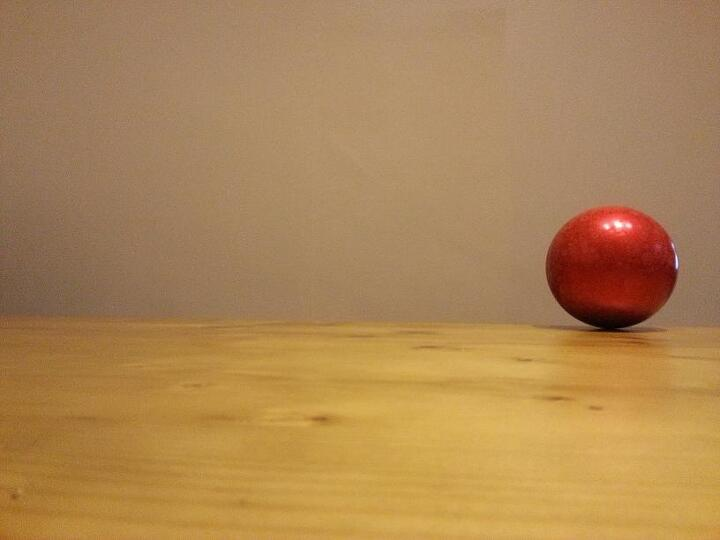
#> input picture binary/red_ball.jpg, 720 x 540 px
$ python binary.py
#> lines starting #> are read from the running program, lines starting #| are printed output that depends on the picture; after the words box and inside, x2 and y2 are one past the last pixel; in counts of white or black regions, pixels touching at a corner belong together
import cv2

def nothing(x):
    pass

cv2.namedWindow('Binary')
cv2.createTrackbar('threshold','Binary',0,255,nothing)
cv2.setTrackbarPos('threshold','Binary',127)

img_color = cv2.imread('red_ball.jpg',cv2.IMREAD_COLOR)
#> img_color is the input picture: shape (540, 720, 3); mean B, G, R 84.8, 133.7, 173.2

cv2.imshow('Color',img_color)
cv2.waitKey(0)

img_gray =cv2.cvtColor(img_color,cv2.COLOR_BGR2GRAY)
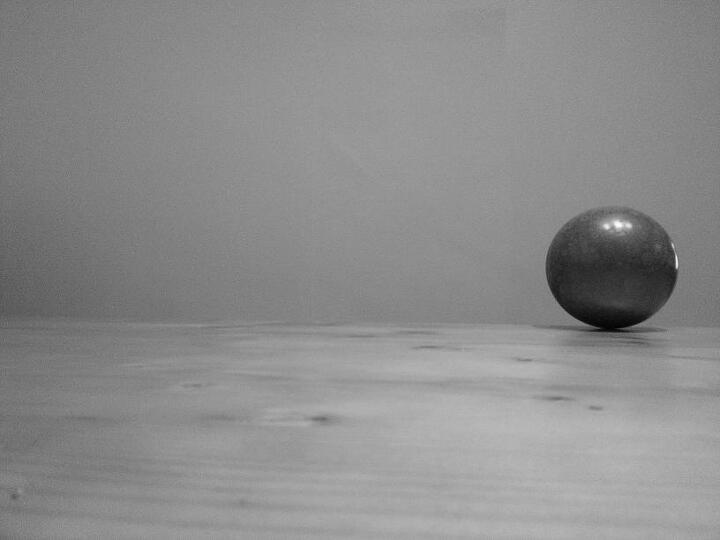
#> img_gray: shape (540, 720); min 2, max 252, mean 139.9

cv2.imshow('Gray',img_gray)
cv2.waitKey(0)

while(True):
    low = cv2.getTrackbarPos('threshold','Binary')
    ret, img_binary = cv2.threshold(img_gray,low,225,cv2.THRESH_BINARY_INV)
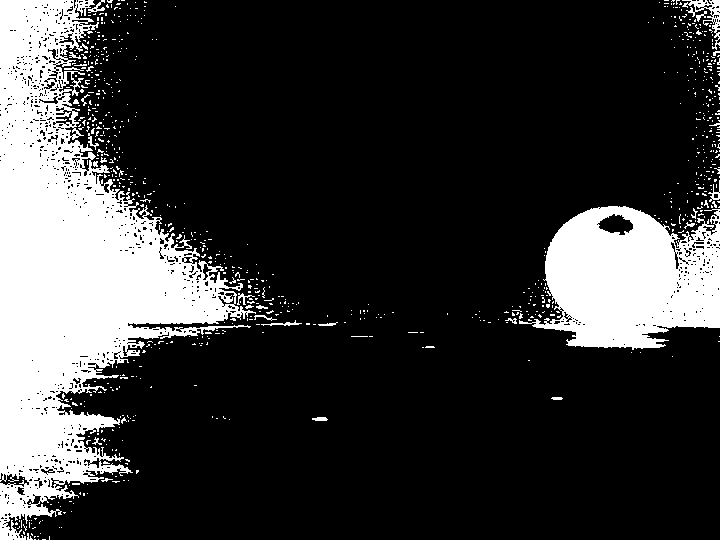
#> img_binary: shape (540, 720); values 0 (black) and 225 (white), 20.7% white; 802 white regions (774 under 20 px), largest, box (x1, y1, x2, y2) and area: (0, 0, 256, 540) 56795, (519, 206, 720, 350) 19299, (682, 0, 720, 50) 479
#> ret = 127
    cv2.imshow('Binary',img_binary)

    img_result = cv2.bitwise_and(img_color,img_color,mask =img_binary)
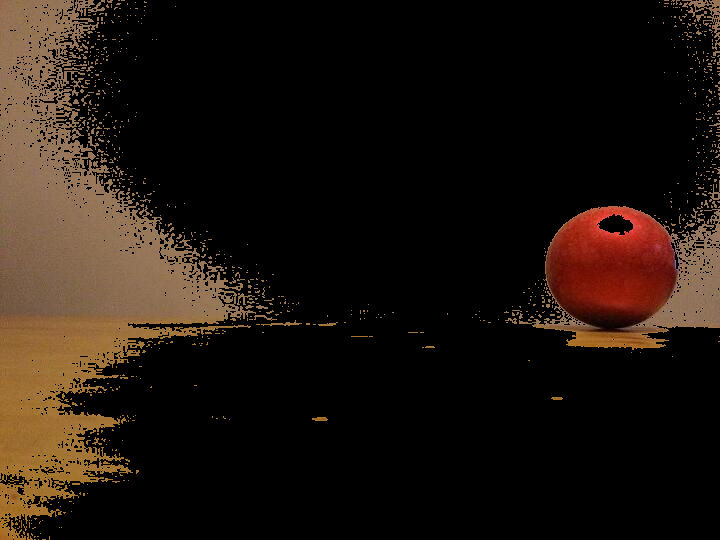
#> img_result: shape (540, 720, 3); mean B, G, R 13.6, 20.6, 30.1
    cv2.imshow('Result',img_result)
    if cv2.waitKey(1)&0xFF == 27:
#> (key Esc is pressed here)
         break

cv2.destroyAllWindows()
